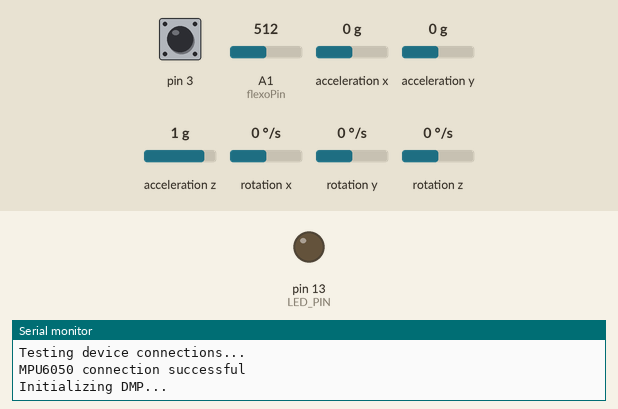
This sketch was run on a simulated Arduino Leonardo, built with avr-gcc and run on an emulated ATmega32U4. Shown: output pins drawn as LEDs (lit = HIGH), the last lines printed to the serial monitor. The test bench sets the inputs (shaded band); at power-on: acceleration y 0 g, A1 (flexoPin) = 512, pin 3 HIGH, rotation z 0 °/s, acceleration x 0 g, acceleration z 1 g, rotation x 0 °/s, rotation y 0 °/s. The sensor or clock chip raises its interrupt line as the real part does.

Above: at 0.1 s.
At 1.77 s:
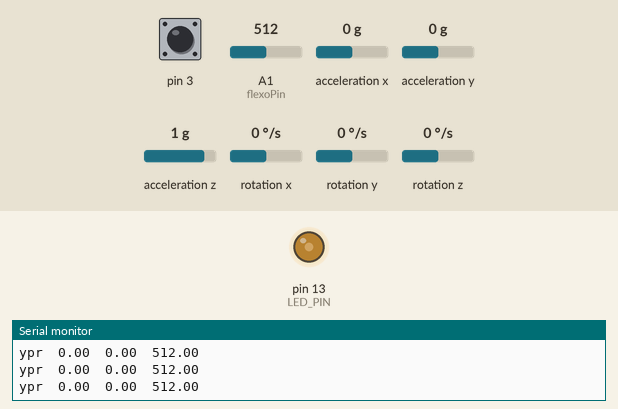
1.8 s: acceleration y set to -1.4 g
At 3.17 s:
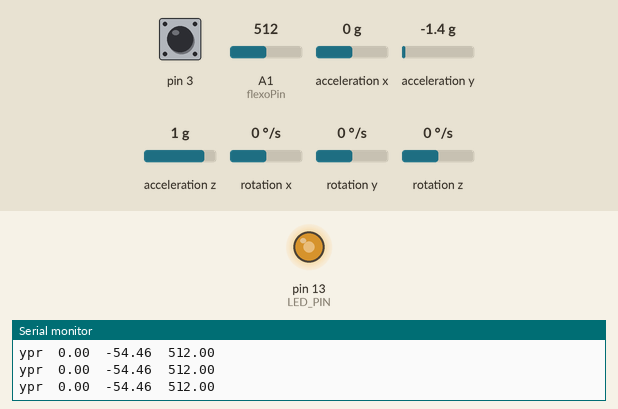
4.8 s: A1 (flexoPin) set to 40
7.8 s: pin 3 pulled LOW for 0.15 s
10.8 s: rotation z set to -192 °/s
13.8 s: pin 3 pulled LOW for 1 s
Timing chart, 0 to 17.8 s (numbered marks = the images above; inputs shaded):
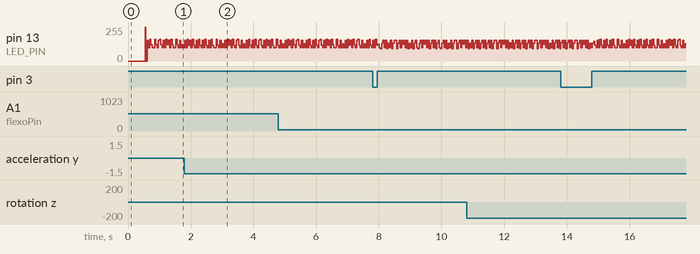

The sketch:

nodo_cinestesia_mesh_6050_flexo.ino
```cpp
// I2C device class (I2Cdev) demonstration Arduino sketch for MPU6050 class using DMP (MotionApps v2.0)
// 6/21/2012 by Jeff Rowberg <jeff@rowberg.net>
// Updates should (hopefully) always be available at https://github.com/jrowberg/i2cdevlib
//
// Changelog:
//      2013-05-08 - added seamless Fastwire support
//                 - added note about gyro calibration
//      2012-06-21 - added note about Arduino 1.0.1 + Leonardo compatibility error
//      2012-06-20 - improved FIFO overflow handling and simplified read process
//      2012-06-19 - completely rearranged DMP initialization code and simplification
//      2012-06-13 - pull gyro and accel data from FIFO packet instead of reading directly
//      2012-06-09 - fix broken FIFO read sequence and change interrupt detection to RISING
//      2012-06-05 - add gravity-compensated initial reference frame acceleration output
//                 - add 3D math helper file to DMP6 example sketch
//                 - add Euler output and Yaw/Pitch/Roll output formats
//      2012-06-04 - remove accel offset clearing for better results (thanks Sungon Lee)
//      2012-06-01 - fixed gyro sensitivity to be 2000 deg/sec instead of 250
//      2012-05-30 - basic DMP initialization working

/* ============================================
  I2Cdev device library code is placed under the MIT license
  Copyright (c) 2012 Jeff Rowberg

  Permission is hereby granted, free of charge, to any person obtaining a copy
  of this software and associated documentation files (the "Software"), to deal
  in the Software without restriction, including without limitation the rights
  to use, copy, modify, merge, publish, distribute, sublicense, and/or sell
  copies of the Software, and to permit persons to whom the Software is
  furnished to do so, subject to the following conditions:

  The above copyright notice and this permission notice shall be included in
  all copies or substantial portions of the Software.

  THE SOFTWARE IS PROVIDED "AS IS", WITHOUT WARRANTY OF ANY KIND, EXPRESS OR
  IMPLIED, INCLUDING BUT NOT LIMITED TO THE WARRANTIES OF MERCHANTABILITY,
  FITNESS FOR A PARTICULAR PURPOSE AND NONINFRINGEMENT. IN NO EVENT SHALL THE
  AUTHORS OR COPYRIGHT HOLDERS BE LIABLE FOR ANY CLAIM, DAMAGES OR OTHER
  LIABILITY, WHETHER IN AN ACTION OF CONTRACT, TORT OR OTHERWISE, ARISING FROM,
  OUT OF OR IN CONNECTION WITH THE SOFTWARE OR THE USE OR OTHER DEALINGS IN
  THE SOFTWARE.
  ===============================================
*/

// I2Cdev and MPU6050 must be installed as libraries, or else the .cpp/.h files
// for both classes must be in the include path of your project
#include "I2Cdev.h"

#include "MPU6050_6Axis_MotionApps20.h"
//#include "MPU6050.h" // not necessary if using MotionApps include file

// Arduino Wire library is required if I2Cdev I2CDEV_ARDUINO_WIRE implementation
// is used in I2Cdev.h
#if I2CDEV_IMPLEMENTATION == I2CDEV_ARDUINO_WIRE
#include "Wire.h"
#endif

// class default I2C address is 0x68
// specific I2C addresses may be passed as a parameter here
// AD0 low = 0x68 (default for SparkFun breakout and InvenSense evaluation board)
// AD0 high = 0x69
MPU6050 mpu;
//MPU6050 mpu(0x69); // <-- use for AD0 high

/* =========================================================================
   NOTE: In addition to connection 3.3v, GND, SDA, and SCL, this sketch
   depends on the MPU-6050's INT pin being connected to the Arduino's
   external interrupt #0 pin. On the Arduino Uno and Mega 2560, this is
   digital I/O pin 2.
   ========================================================================= */

/* =========================================================================
   NOTE: Arduino v1.0.1 with the Leonardo board generates a compile error
   when using Serial.write(buf, len). The Teapot output uses this method.
   The solution requires a modification to the Arduino USBAPI.h file, which
   is fortunately simple, but annoying. This will be fixed in the next IDE
   release. For more info, see these links:

   http://arduino.cc/forum/index.php/topic,109987.0.html
   http://code.google.com/p/arduino/issues/detail?id=958
   ========================================================================= */


// uncomment "OUTPUT_READABLE_QUATERNION" if you want to see the actual
// quaternion components in a [w, x, y, z] format (not best for parsing
// on a remote host such as Processing or something though)
//#define OUTPUT_READABLE_QUATERNION

// uncomment "OUTPUT_READABLE_EULER" if you want to see Euler angles
// (in degrees) calculated from the quaternions coming from the FIFO.
// Note that Euler angles suffer from gimbal lock (for more info, see
// http://en.wikipedia.org/wiki/Gimbal_lock)
//#define OUTPUT_READABLE_EULER

// uncomment "OUTPUT_READABLE_YAWPITCHROLL" if you want to see the yaw/
// pitch/roll angles (in degrees) calculated from the quaternions coming
// from the FIFO. Note this also requires gravity vector calculations.
// Also note that yaw/pitch/roll angles suffer from gimbal lock (for
// more info, see: http://en.wikipedia.org/wiki/Gimbal_lock)
#define OUTPUT_READABLE_YAWPITCHROLL

// uncomment "OUTPUT_READABLE_REALACCEL" if you want to see acceleration
// components with gravity removed. This acceleration reference frame is
// not compensated for orientation, so +X is always +X according to the
// sensor, just without the effects of gravity. If you want acceleration
// compensated for orientation, us OUTPUT_READABLE_WORLDACCEL instead.
//#define OUTPUT_READABLE_REALACCEL

// uncomment "OUTPUT_READABLE_WORLDACCEL" if you want to see acceleration
// components with gravity removed and adjusted for the world frame of
// reference (yaw is relative to initial orientation, since no magnetometer
// is present in this case). Could be quite handy in some cases.
//#define OUTPUT_READABLE_WORLDACCEL

// uncomment "OUTPUT_TEAPOT" if you want output that matches the
// format used for the InvenSense teapot demo
//
//#define OUTPUT_TEAPOT


#define LED_PIN 13 // (Arduino is 13, Teensy is 11, Teensy++ is 6)
bool blinkState = false;

// MPU control/status vars
bool dmpReady = false;  // set true if DMP init was successful
uint8_t mpuIntStatus;   // holds actual interrupt status byte from MPU
uint8_t devStatus;      // return status after each device operation (0 = success, !0 = error)
uint16_t packetSize;    // expected DMP packet size (default is 42 bytes)
uint16_t fifoCount;     // count of all bytes currently in FIFO
uint8_t fifoBuffer[64]; // FIFO storage buffer

// orientation/motion vars
Quaternion q;           // [w, x, y, z]         quaternion container
VectorInt16 aa;         // [x, y, z]            accel sensor measurements
VectorInt16 aaReal;     // [x, y, z]            gravity-free accel sensor measurements
VectorInt16 aaWorld;    // [x, y, z]            world-frame accel sensor measurements
VectorFloat gravity;    // [x, y, z]            gravity vector
float euler[3];         // [psi, theta, phi]    Euler angle container
float ypr[3];           // [yaw, pitch, roll]   yaw/pitch/roll container and gravity vector
float ypr_send[3];
// packet structure for InvenSense teapot demo
uint8_t teapotPacket[14] = { '$', 0x02, 0, 0, 0, 0, 0, 0, 0, 0, 0x00, 0x00, '\r', '\n' };


// ================================================================
// ===               INTERRUPT DETECTION ROUTINE                ===
// ================================================================

volatile bool mpuInterrupt = false;     // indicates whether MPU interrupt pin has gone high
void dmpDataReady() {
  mpuInterrupt = true;
}


//=================================================================
//                              Flexometro
//=================================================================
int flexoPin = 1;
int flexoRead = 0;
float flexoSend = 0;

//=================================================================
//                              NETWORK
//=================================================================
#include "RF24.h"
#include "RF24Network.h"
#include "RF24Mesh.h"
#include <SPI.h>
#include <EEPROM.h>


/**** Configure the nrf24l01 CE and CS pins ****/
RF24 radio(8, 9);
RF24Network network(radio);
RF24Mesh mesh(radio, network);

/**
   User Configuration: nodeID - A unique identifier for each radio. Allows addressing
   to change dynamically with physical changes to the mesh.

   In this example, configuration takes place below, prior to uploading the sketch to the device
   A unique value from 1-255 must be configured for each node.
   This will be stored in EEPROM on AVR devices, so remains persistent between further uploads, loss of power, etc.

 **/
//Cambiar esta variable para que correspondan al numero del nodo
//#define nodeID 1 //Brazo izquierdo
//#define nodeID 2 // Brazo derecho
//#define nodeID 3 // Pierna izquierda
#define nodeID 4 // Pierna derecha
char nodeNum; //variable para la cabecera del mensaje, con el numero de nodo
//
//int data[3];
uint32_t displayTimer = 0;
struct payload_t {
  unsigned long ms;
  unsigned long counter;
};
// ================================================================
// ===                      INITIAL SETUP                       ===
// ================================================================

void setup() {
  // join I2C bus (I2Cdev library doesn't do this automatically)
#if I2CDEV_IMPLEMENTATION == I2CDEV_ARDUINO_WIRE
  Wire.begin();
  TWBR = 24; // 400kHz I2C clock (200kHz if CPU is 8MHz)
#elif I2CDEV_IMPLEMENTATION == I2CDEV_BUILTIN_FASTWIRE
  Fastwire::setup(400, true);
#endif

  // initialize serial communication
  // (115200 chosen because it is required for Teapot Demo output, but it's
  // really up to you depending on your project)
  Serial.begin(38400);
  while (!Serial); // wait for Leonardo enumeration, others continue immediately

  // NOTE: 8MHz or slower host processors, like the Teensy @ 3.3v or Ardunio
  // Pro Mini running at 3.3v, cannot handle this baud rate reliably due to
  // the baud timing being too misaligned with processor ticks. You must use
  // 38400 or slower in these cases, or use some kind of external separate
  // crystal solution for the UART timer.

  // initialize device
  Serial.println(F("Initializing I2C devices..."));
  mpu.initialize();

  // verify connection
  Serial.println(F("Testing device connections..."));
  Serial.println(mpu.testConnection() ? F("MPU6050 connection successful") : F("MPU6050 connection failed"));

  /* wait for ready
    Serial.println(F("\nSend any character to begin DMP programming and demo: "));
    while (Serial.available() && Serial.read()); // empty buffer
    while (!Serial.available());                 // wait for data
    while (Serial.available() && Serial.read()); // empty buffer again
  */
  // load and configure the DMP
  Serial.println(F("Initializing DMP..."));
  devStatus = mpu.dmpInitialize();


 if (nodeID == 1){
    //Offsets NODO 1
  mpu.setXAccelOffset(-3046);
  mpu.setYAccelOffset(2251);
  mpu.setZAccelOffset(1536);
  mpu.setXGyroOffset(48);
  mpu.setYGyroOffset(-54);
  mpu.setZGyroOffset(63);
  nodeNum = '1';
 }

if (nodeID == 2){
    //Offsets NODO 2
  mpu.setXAccelOffset(730);
  mpu.setYAccelOffset(-2313);
  mpu.setZAccelOffset(1400);
  mpu.setXGyroOffset(-6);
  mpu.setYGyroOffset(25);
  mpu.setZGyroOffset(25);
  nodeNum = '2';
}

if (nodeID == 3){
    //Offsets NODO 3
  mpu.setXAccelOffset(-1557);
  mpu.setYAccelOffset(679);
  mpu.setZAccelOffset(1713);
  mpu.setXGyroOffset(56);
  mpu.setYGyroOffset(-48);
  mpu.setZGyroOffset(-17);
  nodeNum = '3';
}

if (nodeID == 4){
    //Offsets NODO 4
  mpu.setXAccelOffset(-2956);
  mpu.setYAccelOffset(2297);
  mpu.setZAccelOffset(1530);
  mpu.setXGyroOffset(30);
  mpu.setYGyroOffset(-31);
  mpu.setZGyroOffset(59);
  nodeNum = '4';
}


  // make sure it worked (returns 0 if so)
  if (devStatus == 0) {
    // turn on the DMP, now that it's ready
    Serial.println(F("Enabling DMP..."));
    mpu.setDMPEnabled(true);

    // enable Arduino interrupt detection
    Serial.println(F("Enabling interrupt detection (Arduino external interrupt 0)..."));
    attachInterrupt(0, dmpDataReady, RISING);
    mpuIntStatus = mpu.getIntStatus();

    // set our DMP Ready flag so the main loop() function knows it's okay to use it
    Serial.println(F("DMP ready! Waiting for first interrupt..."));
    dmpReady = true;

    // get expected DMP packet size for later comparison
    packetSize = mpu.dmpGetFIFOPacketSize();
  } else {
    // ERROR!
    // 1 = initial memory load failed
    // 2 = DMP configuration updates failed
    // (if it's going to break, usually the code will be 1)
    Serial.print(F("DMP Initialization failed (code "));
    Serial.print(devStatus);
    Serial.println(F(")"));
  }
  ///================= mesh===============
  // Set the nodeID manually
  mesh.setNodeID(nodeID);
  // Connect to the mesh
  mesh.begin();
  //======================================

  // configure LED for output
  pinMode(LED_PIN, OUTPUT);
}


// ================================================================
// ===                    MAIN PROGRAM LOOP                     ===
// ================================================================

void loop() {
  // if programming failed, don't try to do anything
  if (!dmpReady) return;


  // wait for MPU interrupt or extra packet(s) available
  while (!mpuInterrupt && fifoCount < packetSize) {
    // other program behavior stuff here
    // .
    ///mesh
    mesh.update();
    ///
    // if you are really paranoid you can frequently test in between other
    // stuff to see if mpuInterrupt is true, and if so, "break;" from the
    // while() loop to immediately process the MPU data
    // .
    // .
    // .
  }

  // reset interrupt flag and get INT_STATUS byte
  mpuInterrupt = false;
  mpuIntStatus = mpu.getIntStatus();

  // get current FIFO count
  fifoCount = mpu.getFIFOCount();

  // check for overflow (this should never happen unless our code is too inefficient)
  if ((mpuIntStatus & 0x10) || fifoCount == 1024) {
    // reset so we can continue cleanly
    mpu.resetFIFO();
    Serial.println(F("FIFO overflow!"));

    // otherwise, check for DMP data ready interrupt (this should happen frequently)
  } else if (mpuIntStatus & 0x02) {
    // wait for correct available data length, should be a VERY short wait
    while (fifoCount < packetSize) fifoCount = mpu.getFIFOCount();

    // read a packet from FIFO
    mpu.getFIFOBytes(fifoBuffer, packetSize);

    // track FIFO count here in case there is > 1 packet available
    // (this lets us immediately read more without waiting for an interrupt)
    fifoCount -= packetSize;

#ifdef OUTPUT_READABLE_QUATERNION
    // display quaternion values in easy matrix form: w x y z
    mpu.dmpGetQuaternion(&q, fifoBuffer);
    Serial.print("quat\t");
    Serial.print(q.w);
    Serial.print("\t");
    Serial.print(q.x);
    Serial.print("\t");
    Serial.print(q.y);
    Serial.print("\t");
    Serial.println(q.z);
#endif

#ifdef OUTPUT_READABLE_EULER
    // display Euler angles in degrees
    mpu.dmpGetQuaternion(&q, fifoBuffer);
    mpu.dmpGetEuler(euler, &q);
    Serial.print("euler\t");
    Serial.print(euler[0] * 180 / M_PI);
    Serial.print("\t");
    Serial.print(euler[1] * 180 / M_PI);
    Serial.print("\t");
    Serial.println(euler[2] * 180 / M_PI);
#endif

#ifdef OUTPUT_READABLE_YAWPITCHROLL
    // display Euler angles in degrees
    if (millis() - displayTimer >= 50) {
      displayTimer = millis();

      //lee sensor de flexion
      flexoRead = analogRead(flexoPin);
      flexoSend = (float)flexoRead;

      mpu.dmpGetQuaternion(&q, fifoBuffer);
      mpu.dmpGetGravity(&gravity, &q);
      mpu.dmpGetYawPitchRoll(ypr, &q, &gravity);
//      Serial.print("ypr\t");
//      Serial.print(ypr[0] * 180 / M_PI);
//      Serial.print("\t");
//      Serial.print(ypr[1] * 180 / M_PI);
//      Serial.print("\t");
//      Serial.println(ypr[2] * 180 / M_PI);
      ypr_send[0] = ypr[0] * 180 / M_PI;
      ypr_send[1] = ypr[2] * 180 / M_PI;
      ypr_send[2] = flexoSend;//ypr[2] * 180 / M_PI;
      Serial.print("ypr\t");
      Serial.print(ypr_send[0]);
      Serial.print("\t");
      Serial.print(ypr_send[1]);
      Serial.print("\t");
      Serial.println(ypr_send[2]);

      //data=ypr;

      // Send an 'BX' type message containing the current millis()
      if (!mesh.write(&ypr_send, nodeNum, sizeof(ypr_send))) {

        // If a write fails, check connectivity to the mesh network
        if ( ! mesh.checkConnection() ) {
          //refresh the network address
          Serial.println("Renewing Address");
          mesh.renewAddress();
        }
      }
    }
#endif


#ifdef OUTPUT_READABLE_REALACCEL
    // display real acceleration, adjusted to remove gravity
    mpu.dmpGetQuaternion(&q, fifoBuffer);
    mpu.dmpGetAccel(&aa, fifoBuffer);
    mpu.dmpGetGravity(&gravity, &q);
    mpu.dmpGetLinearAccel(&aaReal, &aa, &gravity);
    Serial.print("areal\t");
    Serial.print(aaReal.x);
    Serial.print("\t");
    Serial.print(aaReal.y);
    Serial.print("\t");
    Serial.println(aaReal.z);
#endif

#ifdef OUTPUT_READABLE_WORLDACCEL
    // display initial world-frame acceleration, adjusted to remove gravity
    // and rotated based on known orientation from quaternion
    mpu.dmpGetQuaternion(&q, fifoBuffer);
    mpu.dmpGetAccel(&aa, fifoBuffer);
    mpu.dmpGetGravity(&gravity, &q);
    mpu.dmpGetLinearAccel(&aaReal, &aa, &gravity);
    mpu.dmpGetLinearAccelInWorld(&aaWorld, &aaReal, &q);
    Serial.print("aworld\t");
    Serial.print(aaWorld.x);
    Serial.print("\t");
    Serial.print(aaWorld.y);
    Serial.print("\t");
    Serial.println(aaWorld.z);
#endif

#ifdef OUTPUT_TEAPOT
    // display quaternion values in InvenSense Teapot demo format:
    teapotPacket[2] = fifoBuffer[0];
    teapotPacket[3] = fifoBuffer[1];
    teapotPacket[4] = fifoBuffer[4];
    teapotPacket[5] = fifoBuffer[5];
    teapotPacket[6] = fifoBuffer[8];
    teapotPacket[7] = fifoBuffer[9];
    teapotPacket[8] = fifoBuffer[12];
    teapotPacket[9] = fifoBuffer[13];
    Serial.write(teapotPacket, 14);
    teapotPacket[11]++; // packetCount, loops at 0xFF on purpose
#endif

    // blink LED to indicate activity
    blinkState = !blinkState;
    digitalWrite(LED_PIN, blinkState);
  }
}
```
